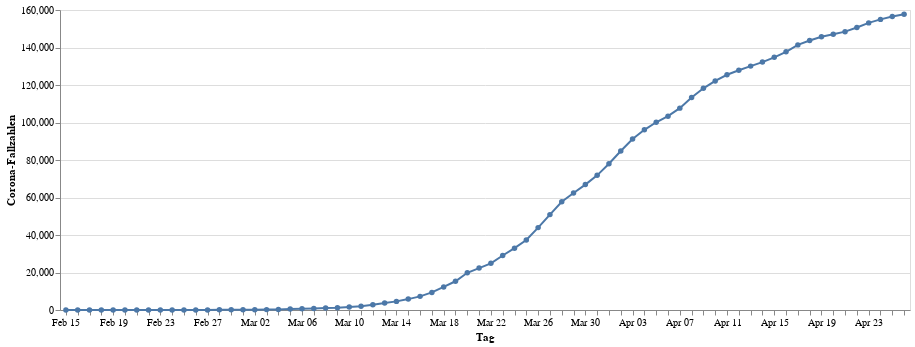

Here is the notebook cell this chart was saved with:
### Code cell
infections = alt.Chart(data).mark_line(point=True).encode(
    alt.X("monthdate(day):O", title="Tag"),
    alt.Y("cases:Q", title="Corona-Fallzahlen"))
infections.properties(width=850, height=300)

### Figure 1 — Vega-Lite specification as saved in the notebook (floating-point values rounded to 4 significant figures)
{"config": {"view": {"continuousWidth": 400, "continuousHeight": 300}}, "data": {"name": "data-f1cd4ab57f52cdcadaa6679fef7cf4ed"}, "mark": {"type": "line", "point": true}, "encoding": {"x": {"type": "ordinal", "field": "day", "timeUnit": "monthdate", "title": "Tag"}, "y": {"type": "quantitative", "field": "cases", "title": "Corona-Fallzahlen"}}, "height": 300, "width": 850, "$schema": "https://vega.github.io/schema/vega-lite/v4.0.2.json", "datasets": {"data-f1cd4ab57f52cdcadaa6679fef7cf4ed": [{"day": "2020-02-15T00:00:00", "cases": 16}, {"day": "2020-02-16T00:00:00", "cases": 16}, {"day": "2020-02-17T00:00:00", "cases": 16}, {"day": "2020-02-18T00:00:00", "cases": 16}, {"day": "2020-02-19T00:00:00", "cases": 16}, {"day": "2020-02-20T00:00:00", "cases": 16}, {"day": "2020-02-21T00:00:00", "cases": 16}, {"day": "2020-02-22T00:00:00", "cases": 16}, {"day": "2020-02-23T00:00:00", "cases": 16}, {"day": "2020-02-24T00:00:00", "cases": 16}, {"day": "2020-02-25T00:00:00", "cases": 18}, {"day": "2020-02-26T00:00:00", "cases": 26}, {"day": "2020-02-27T00:00:00", "cases": 48}, {"day": "2020-02-28T00:00:00", "cases": 74}, {"day": "2020-02-29T00:00:00", "cases": 79}, {"day": "2020-03-01T00:00:00", "cases": 130}, {"day": "2020-03-02T00:00:00", "cases": 165}, {"day": "2020-03-03T00:00:00", "cases": 203}, {"day": "2020-03-04T00:00:00", "cases": 262}, {"day": "2020-03-05T00:00:00", "cases": 545}, {"day": "2020-03-06T00:00:00", "cases": 670}, {"day": "2020-03-07T00:00:00", "cases": 800}, {"day": "2020-03-08T00:00:00", "cases": 1040}, {"day": "2020-03-09T00:00:00", "cases": 1224}, {"day": "2020-03-10T00:00:00", "cases": 1565}, {"day": "2020-03-11T00:00:00", "cases": 1966}, {"day": "2020-03-12T00:00:00", "cases": 2745}, {"day": "2020-03-13T00:00:00", "cases": 3675}, {"day": "2020-03-14T00:00:00", "cases": 4599}, {"day": "2020-03-15T00:00:00", "cases": 5813}, {"day": "2020-03-16T00:00:00", "cases": 7272}, {"day": "2020-03-17T00:00:00", "cases": 9367}, {"day": "2020-03-18T00:00:00", "cases": 12327}, {"day": "2020-03-19T00:00:00", "cases": 15320}, {"day": "2020-03-20T00:00:00", "cases": 19848}, {"day": "2020-03-21T00:00:00", "cases": 22364}, {"day": "2020-03-22T00:00:00", "cases": 24873}, {"day": "2020-03-23T00:00:00", "cases": 29056}, {"day": "2020-03-24T00:00:00", "cases": 32991}, {"day": "2020-03-25T00:00:00", "cases": 37323}, {"day": "2020-03-26T00:00:00", "cases": 43938}, {"day": "2020-03-27T00:00:00", "cases": 50871}, {"day": "2020-03-28T00:00:00", "cases": 57695}, {"day": "2020-03-29T00:00:00", "cases": 62435}, {"day": "2020-03-30T00:00:00", "cases": 66885}, {"day": "2020-03-31T00:00:00", "cases": 71808}, {"day": "2020-04-01T00:00:00", "cases": 77981}, {"day": "2020-04-02T00:00:00", "cases": 84794}, {"day": "2020-04-03T00:00:00", "cases": 91159}, {"day": "2020-04-04T00:00:00", "cases": 96092}, {"day": "2020-04-05T00:00:00", "cases": 100123}, {"day": "2020-04-06T00:00:00", "cases": 103375}, {"day": "2020-04-07T00:00:00", "cases": 107663}, {"day": "2020-04-08T00:00:00", "cases": 113296}, {"day": "2020-04-09T00:00:00", "cases": 118235}, {"day": "2020-04-10T00:00:00", "cases": 122171}, {"day": "2020-04-11T00:00:00", "cases": 125452}, {"day": "2020-04-12T00:00:00", "cases": 127854}, {"day": "2020-04-13T00:00:00", "cases": 130072}, {"day": "2020-04-14T00:00:00", "cases": 132210}, {"day": "2020-04-15T00:00:00", "cases": 134753}, {"day": "2020-04-16T00:00:00", "cases": 137698}, {"day": "2020-04-17T00:00:00", "cases": 141397}, {"day": "2020-04-18T00:00:00", "cases": 143724}, {"day": "2020-04-19T00:00:00", "cases": 145742}, {"day": "2020-04-20T00:00:00", "cases": 147065}, {"day": "2020-04-21T00:00:00", "cases": 148453}, {"day": "2020-04-22T00:00:00", "cases": 150648}, {"day": "2020-04-23T00:00:00", "cases": 153129}, {"day": "2020-04-24T00:00:00", "cases": 154999}, {"day": "2020-04-25T00:00:00", "cases": 156513}, {"day": "2020-04-26T00:00:00", "cases": 157770}]}}
